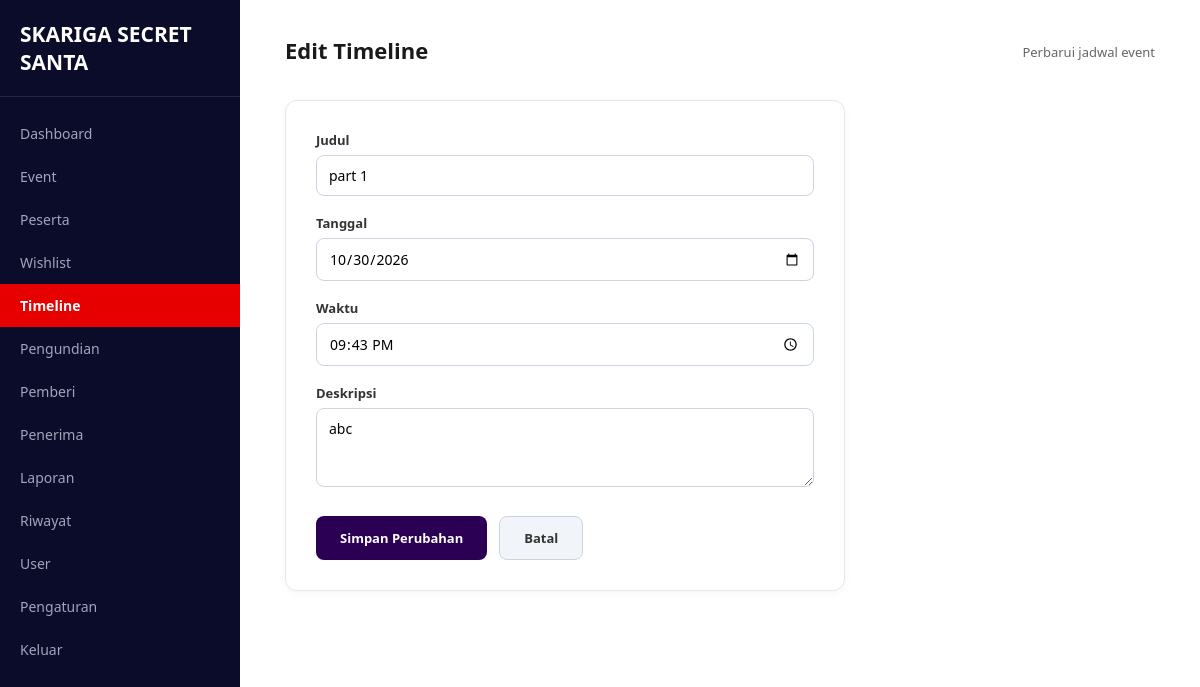
The page /pages/timeline/edit.php?id=4&event_id=6 (signed in) on the database its author committed.
### tables this page shows
CREATE TABLE `timeline` (
  `id` int(11) NOT NULL,
  `event_id` int(11) NOT NULL,
  `judul` varchar(150) NOT NULL,
  `tanggal` date DEFAULT NULL,
  `waktu` time DEFAULT NULL,
  `deskripsi` text DEFAULT NULL,
  `created_at` timestamp NOT NULL DEFAULT current_timestamp()
);

### includes/functions.php (called while the page is built, shortened)
<?php
function h($str)
{
    return htmlspecialchars((string) $str, ENT_QUOTES, 'UTF-8');
}
?>

### config/config.php (called while the page is built, shortened)
<?php
$base_url = 'http://localhost:8080/Project-TA-rey-nesya-rendra/';
function base_url($path = '')
{
    global $base_url;
    return $base_url . ltrim($path, '/');
}
?>

### pages/timeline/edit.php (the view, shortened to what this page needs)
<?php
require_once __DIR__ . '/../../config/config.php';
require_once __DIR__ . '/../../includes/functions.php';
$id = (int) ($_GET['id'] ?? $_POST['id'] ?? 0);
$event_id = (int) ($_GET['event_id'] ?? $_POST['event_id'] ?? 0);
$stmt = $conn->prepare("SELECT * FROM timeline WHERE id = ?");
$stmt->bind_param('i', $id);
$stmt->execute();
$timeline = $stmt->get_result()->fetch_assoc();
$judul = $timeline['judul'];
$tanggal = $timeline['tanggal'];
$waktu = $timeline['waktu'] ? substr($timeline['waktu'], 0, 5) : '';
$deskripsi = $timeline['deskripsi'];
require_once __DIR__ . '/../../includes/admin_layout_top.php';
?>
<div class="form-card">
    <form method="POST">
        <div class="form-group">
            <label for="judul">Judul</label>
            <input type="text" id="judul" name="judul" value="<?= h($judul) ?>" required>
        </div>
        <div class="form-group">
            <label for="tanggal">Tanggal</label>
            <input type="date" id="tanggal" name="tanggal" value="<?= h($tanggal) ?>">
        </div>
        <div class="form-group">
            <label for="waktu">Waktu</label>
            <input type="time" id="waktu" name="waktu" value="<?= h($waktu) ?>">
        </div>
        <div class="form-group">
            <label for="deskripsi">Deskripsi</label>
            <textarea id="deskripsi" name="deskripsi" rows="3"><?= h($deskripsi) ?></textarea>
        </div>
        <div class="form-actions">
            <button type="submit" class="btn-primary">Simpan Perubahan</button>
            <a href="<?= base_url('pages/timeline/index.php?event_id=' . $event_id) ?>" class="btn-secondary">Batal</a>
        </div>
    </form>
</div>
<?php require_once __DIR__ . '/../../includes/admin_layout_bottom.php'; ?>

### assets/css/style_admin.css (style rules this page uses)
* { box-sizing: border-box; margin: 0; padding: 0; font-family: 'Segoe UI', Tahoma, Geneva, Verdana, sans-serif; }
html, body { width: 100%; height: 100%; overflow-x: hidden; background-color: #ffffff; }
.btn-primary { background-color: #2b0054; color: white; border: none; padding: 12px 24px; border-radius: 8px; font-weight: 600; cursor: pointer; font-size: 13px; transition: background 0.3s ease; }
.form-card { border: 1px solid #e2e8f0; border-radius: 12px; padding: 30px; background-color: #ffffff; box-shadow: 0 2px 8px rgba(0, 0, 0, 0.04); max-width: 560px; }
.form-group { margin-bottom: 18px; }
.form-group label { display: block; margin-bottom: 6px; font-size: 13px; font-weight: 600; color: #333; }
.form-group input, .form-group select, .form-group textarea { width: 100%; padding: 10px 12px; border: 1px solid #cbd5e1; border-radius: 8px; font-size: 14px; }
.form-actions { display: flex; gap: 12px; margin-top: 24px; }
.btn-secondary { background-color: #f1f5f9; color: #333; border: 1px solid #cbd5e1; padding: 12px 24px; border-radius: 8px; font-weight: 600; font-size: 13px; text-decoration: none; display: inline-block; }

### rows shown on the page
timeline: judul "part 1", tanggal "10/30/2026", waktu "21:43", deskripsi "abc"

### other values the page prints
$item['label'] "Dashboard"
$item['label'] "Event"
$item['label'] "Peserta"
$item['label'] "Wishlist"
$item['label'] "Timeline"
$item['label'] "Pengundian"
$item['label'] "Pemberi"
$item['label'] "Penerima"
$item['label'] "Laporan"
$item['label'] "Riwayat"
$item['label'] "User"
$item['label'] "Pengaturan"
$page_title "Edit Timeline"
$page_subtitle "Perbarui jadwal event"
